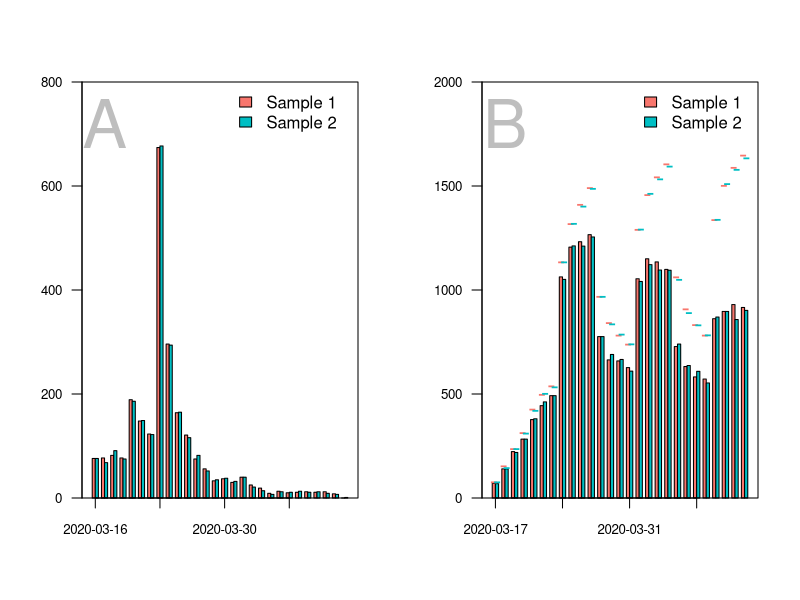
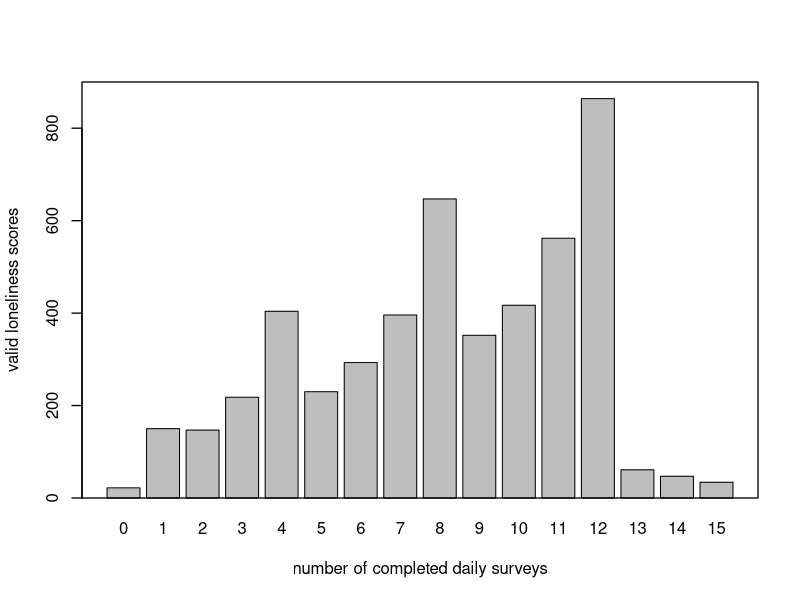
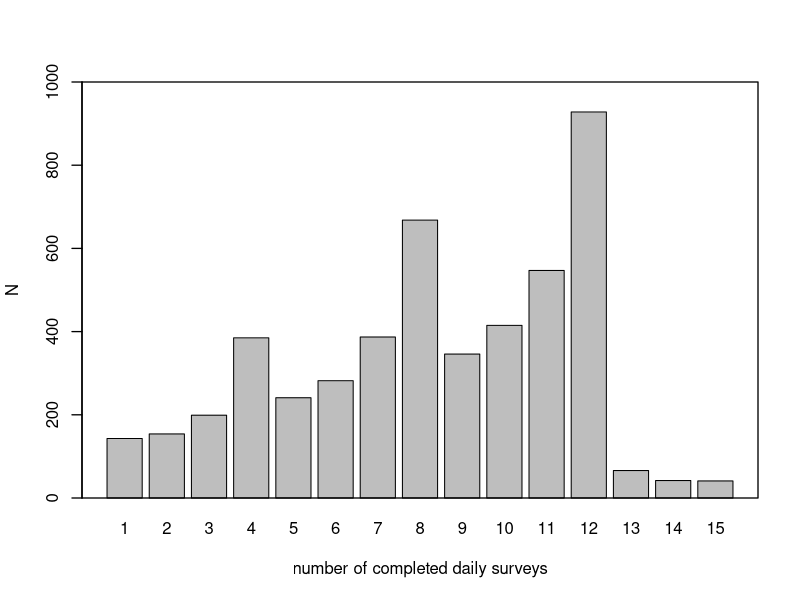
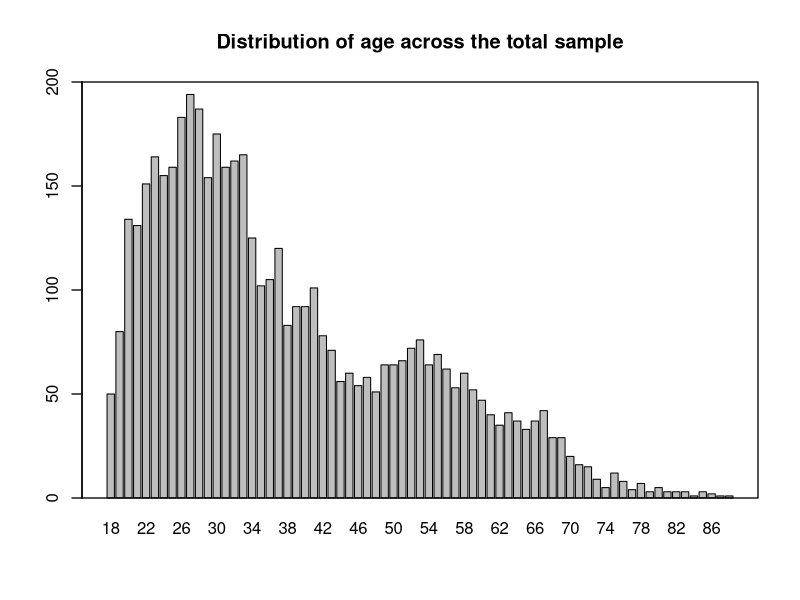

The R script that drew these images, in order:
## ---- chunk 1
library(here)
# read data ---------------------------------------------------------------
# sample 1
sample1 <- read.csv(here("data","sample1_use for revision 1.csv"))
sample1 <- sample1[sample1$include_1,]

# sample 2
sample2 <- read.csv(here("data","sample2_use for revision 1.csv"))
sample2 <- sample2[sample2$include_1,]

# combine samples for the additional analyses
data <- rbind(sample1, sample2)

# packages ----------------------------------------------------------------
# functie inladen
gg_color_hue <- function(n) {
  hues = seq(15, 375, length = n + 1)
  hcl(h = hues, l = 65, c = 100)[1:n]
}

get_max_daily <- function(x){
  x <- x + c(1:4, 9:12, 17:20, 25:27)
  x <- x[x < ymd("2020-04-13 UTC")]
  return(x)
}

# install.packages("lubridate")
library(lubridate)

# -------------------------------------------------------------------------

## define colors
c <- gg_color_hue(2)
col.s1 <- c[1]
col.s2 <- c[2]

# completed baseline surveys per day that are included in the study
data_l2_s1 <- unique(sample1[c("ID", "b_baseline_ended")])
data_l2_s2 <- unique(sample2[c("ID", "b_baseline_ended")])

# no missings on this variable
any(is.na(data_l2_s1[2]))
any(is.na(data_l2_s2[2]))

date_s1 <- ymd_hms(data_l2_s1$b_baseline_ended)
hour(date_s1) <- 0
minute(date_s1) <- 0
second(date_s1) <- 0

date_s2 <- ymd_hms(data_l2_s2$b_baseline_ended)
hour(date_s2) <- 0
minute(date_s2) <- 0
second(date_s2) <- 0


# number of baseline surveys completed
t_date_baseline_1 <- table(ymd(date_s1))
t_date_baseline_2 <- table(ymd(date_s2))
t_date_baseline_1 <- c(t_date_baseline_1, "2020-04-12" = 0)
t_date_baseline_12 <- rbind(t_date_baseline_1, t_date_baseline_2)

# barplot sample 1 and 2 baseline participation ---------------------------

layout(matrix(1:2, 1, 2, byrow = TRUE))

b <- barplot(t_date_baseline_12, beside = TRUE, ylim = c(0, 800), names.arg = rep("", length(t_date_baseline_12)),
             col = c(col.s1, col.s2), axes = FALSE)
box()
axis(2, las = 2, cex.axis = 0.8)
s <- seq(1, 28, 7)
labels <- colnames(t_date_baseline_12)[s]
axis(1, at = ((b[1,] + b[2,])/2)[s], labels = labels, cex.axis = 0.8)
text("A", x = ((b[1,] + b[2,])/2)[2], y = 800*.9, cex = 4, col = "grey")
legend(x = ((b[1,] + b[2,])/2)[15], y = 800, legend = c("Sample 1", "Sample 2"), fill = c(col.s1, col.s2), bty = "n")


# dates at which a daily survey could have been completed:
max_daily_dates_s1 <- lapply(ymd(date_s1), get_max_daily)
max_daily_dates_s2 <- lapply(ymd(date_s2), get_max_daily)

max_dates_s1 <- do.call("c", max_daily_dates_s1)
max_dates_s2 <- do.call("c", max_daily_dates_s2)
obtained_dates_s1 <- sample1$daily_date
obtained_dates_s2 <- sample2$daily_date

t_max_dates_s1 <- table(max_dates_s1)
t_max_dates_s2 <- table(max_dates_s2)

t_obtained_dates_s1 <- table(obtained_dates_s1)
t_obtained_dates_s2 <- table(obtained_dates_s2)

t_obtained_dates_s12 <- rbind(t_obtained_dates_s1, t_obtained_dates_s2)

b <- barplot(t_obtained_dates_s12, beside = TRUE, ylim = c(0, 2000),
             names.arg = rep("", length(t_obtained_dates_s12)),
             col = c(col.s1, col.s2), axes = FALSE)
box()
axis(2, las = 2, cex.axis = 0.8)
labels <- colnames(t_obtained_dates_s12)[s]
axis(1, at = ((b[1,] + b[2,])/2)[s], labels = labels, cex.axis = 0.8)

lines(y = t_max_dates_s1, x = b[1,], type = "p", pch = "-", col = col.s1, cex = 1.5)
lines(y = t_max_dates_s2, x = b[2,], type = "p", pch = "-", col = col.s2, cex = 1.5)
text("B", x = ((b[1,] + b[2,])/2)[2], y = 2000*.9, cex = 4, col = "grey")
legend(x = ((b[1,] + b[2,])/2)[15], y = 2000, legend = c("Sample 1", "Sample 2"), fill = c(col.s1, col.s2), bty = "n")

# difference obtained and maximum -----------------------------------------

obtained_total <- sum(t_obtained_dates_s12)
max_reports_total <- sum(c(t_max_dates_s1, t_max_dates_s2))
round(obtained_total/max_reports_total*100, 2)

# average surveys per day -------------------------------------------------

median(colSums(t_obtained_dates_s12))


# average number of loneliness scores per participant ---------------------

s1_lst <- split(sample1, f = sample1$ID)
n_1 <- unlist(lapply(s1_lst, function(x) sum(!is.na(x$loneliness))))
mean(n_1)
sd(n_1)
range(n_1)


s2_lst <- split(sample2, f = sample2$ID)
n_2 <- unlist(lapply(s2_lst, function(x) sum(!is.na(x$loneliness))))
mean(n_2)
sd(n_2)
range(n_2)

# distribution of participants across number of daily surveys
layout(1)
b <- barplot(table(c(n_1, n_2)), main = "", ylab = "valid loneliness scores",
             xlab = "number of completed daily surveys",
             ylim = c(0, 900), lwd = 1.3)
box(lwd = 1.3)


# surveys, not valid measures
n_1 <- unlist(lapply(s1_lst, function(x) nrow(x)))
n_2 <- unlist(lapply(s2_lst, function(x) nrow(x)))
mean(n_1)
sd(n_1)
range(n_1)

mean(n_2)
sd(n_2)
range(n_2)

b <- barplot(table(c(n_1, n_2)), main = "", ylab = "N",
             xlab = "number of completed daily surveys",
             ylim = c(0, 1000), lwd = 1.3)
box(lwd = 1.3)

# N and measurement occasions ---------------------------------------------

sample1_lst <- split(sample1, f = sample1$ID)
sample2_lst <- split(sample2, f = sample2$ID)

length(sample1_lst)
length(sample2_lst)

length(sample1_lst) + length(sample2_lst)

nrow(sample1)
nrow(sample2)

nrow(sample1) + nrow(sample2)

# demographic variables ---------------------------------------------------

names <- names(sample1)
variables_level_2 <- grep(x = names, pattern = "ID|group|b_|var_|federal", value = TRUE)
data_l2_s1 <- unique(sample1[variables_level_2])
data_l2_s2 <- unique(sample2[variables_level_2])

## age
mean(data_l2_s1$b_demo_age_1)
sd(data_l2_s1$b_demo_age_1)
mean(data_l2_s2$b_demo_age_1)
sd(data_l2_s2$b_demo_age_1)

# generate level 2 data frame for all participants
data_l2 <- unique(data[c(grep(x = names(data), pattern = "ID|b_demo|b_work|b_corona", value = TRUE))])

mean(data_l2$b_demo_age_1)
sd(data_l2$b_demo_age_1)
barplot(table(data_l2$b_demo_age_1), main = "Distribution of age across the total sample", lwd = 1.3, ylim = c(0, 200))
box(lwd = 1.3)

## quartiles of age
quantile(data_l2$b_demo_age_1)

